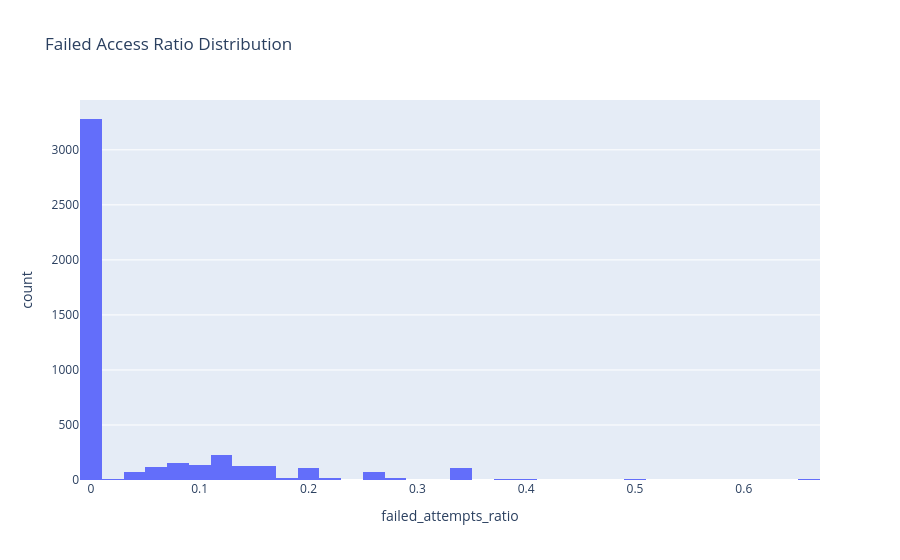

The code cell stored with this chart in its notebook:
### Code cell
fig = px.histogram(
    sessions_df,
    x="failed_attempts_ratio",
    nbins=40,
    title="Failed Access Ratio Distribution",
    hover_data=["session_id", "role"]
)

fig.show()

### Figure 1 — Plotly figure (JSON) as saved in the notebook; plotly's stock layout.template omitted (floating-point values rounded to 4 significant figures; data arrays with more than 128 entries replaced by an {"elided": "..."} marker saying what was removed)
{"data": [{"bingroup": "x", "hovertemplate": "failed_attempts_ratio=%{x}<br>count=%{y}<extra></extra>", "legendgroup": "", "marker": {"color": "#636efa", "pattern": {"shape": ""}}, "name": "", "nbinsx": 40, "orientation": "v", "showlegend": false, "type": "histogram", "x": {"elided": "4639 float values"}, "xaxis": "x", "yaxis": "y"}], "layout": {"barmode": "relative", "legend": {"tracegroupgap": 0}, "title": {"text": "Failed Access Ratio Distribution"}, "xaxis": {"anchor": "y", "domain": [0, 1], "title": {"text": "failed_attempts_ratio"}}, "yaxis": {"anchor": "x", "domain": [0, 1], "title": {"text": "count"}}}}
